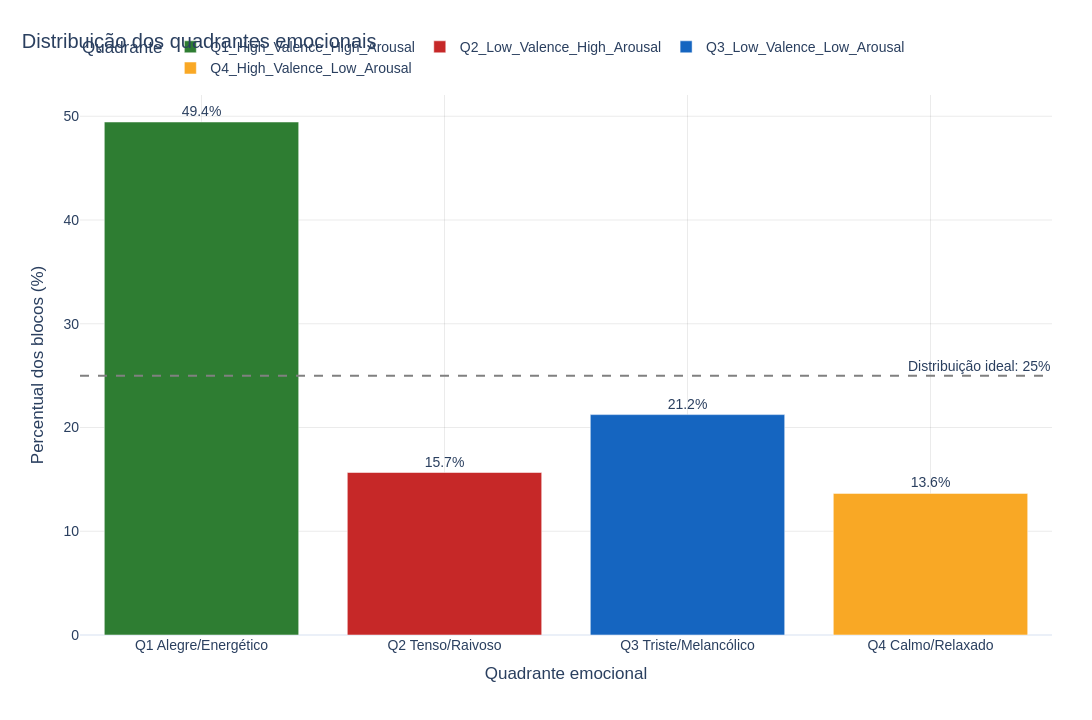
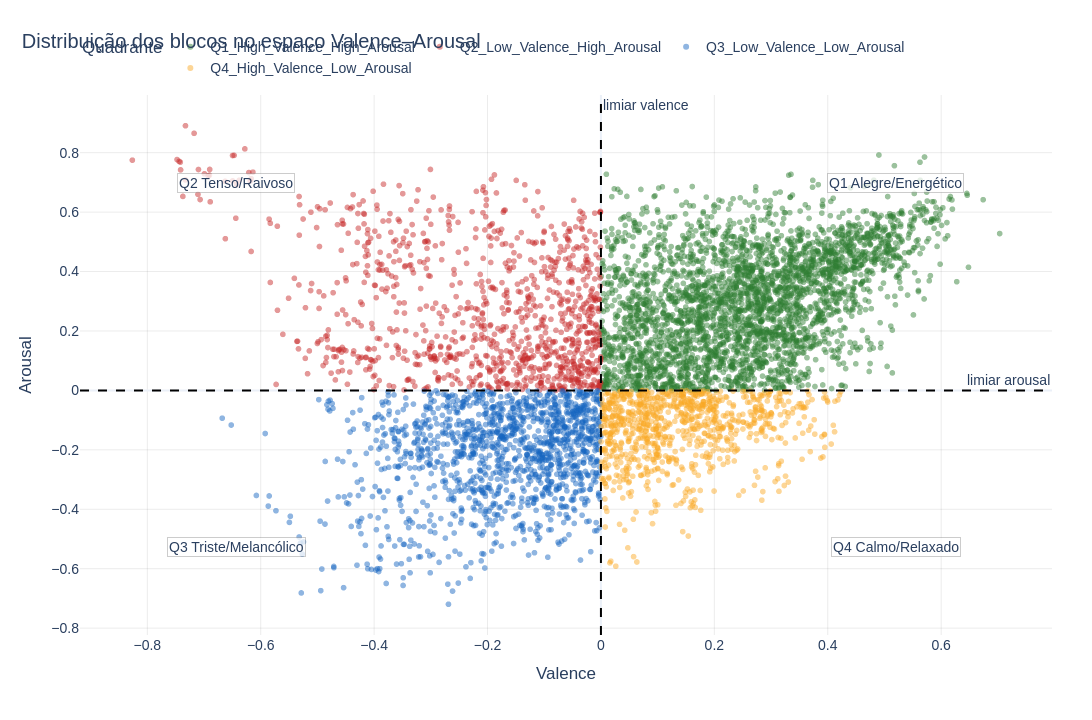
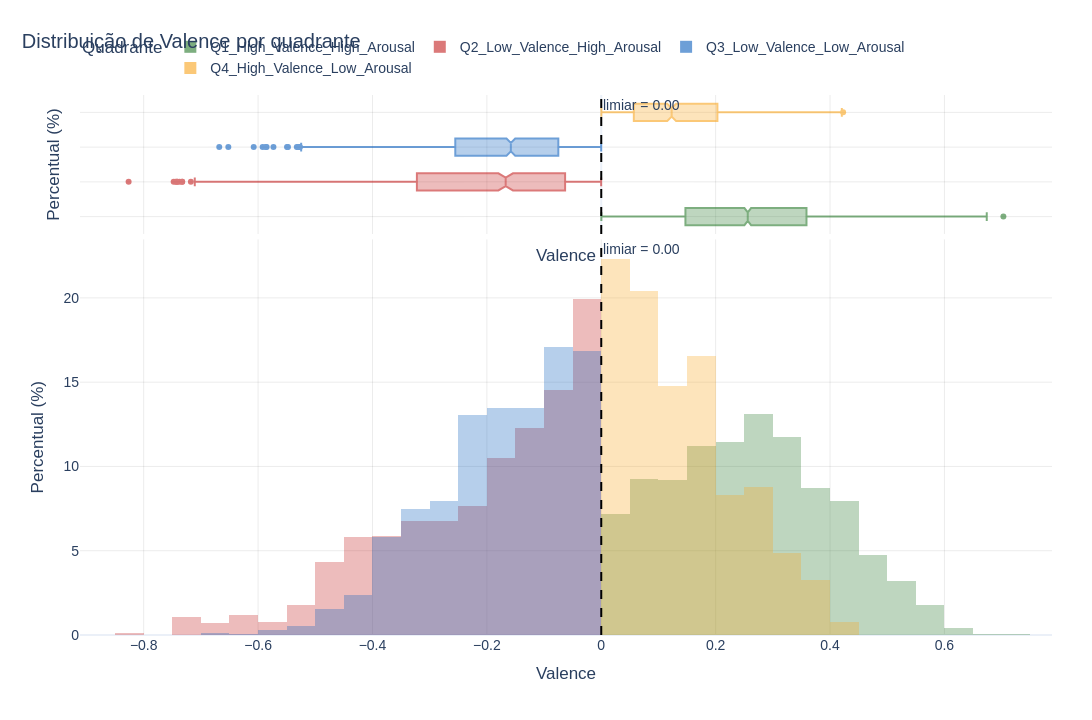

The cell these charts' notebook holds for them, in order:
### Markdown cell above
## 5.1 Gráficos finais para o TCC

Esta seção gera versões mais legíveis dos gráficos principais. A ideia é usar estes arquivos no relatório/TCC: distribuição dos quadrantes, histogramas com limiares, espaço Valence–Arousal com quadrantes identificados e ranking de features com nomes encurtados.

### Code cell
# Versões finais dos gráficos de EDA para relatório/TCC
plot_df = model_df.copy()
plot_df["quadrant_short"] = plot_df[QUADRANT_COL].astype(str).map(short_quadrant_label)
plot_df_sample = safe_sample(plot_df, max_rows=MAX_SAMPLE_FOR_EDA, random_state=RANDOM_STATE)

# 1) Distribuição de classes com percentual e linha de equilíbrio ideal
class_balance_plot = class_balance.copy()
class_balance_plot["quadrant_short"] = class_balance_plot[QUADRANT_COL].map(short_quadrant_label)
class_balance_plot["percent_label"] = class_balance_plot["percent"].map(lambda x: f"{x:.1f}%")
fig = px.bar(
    class_balance_plot,
    x="quadrant_short",
    y="percent",
    text="percent_label",
    color=QUADRANT_COL,
    color_discrete_map=QUADRANT_COLOR_MAP,
    title="Distribuição dos quadrantes emocionais",
)
fig.add_hline(y=25, line_dash="dash", line_color="gray", annotation_text="Distribuição ideal: 25%")
fig.update_traces(textposition="outside", hovertemplate="Quadrante=%{x}<br>Percentual=%{y:.2f}%<extra></extra>")
save_fig(fig, "tcc_01_class_balance_percent", x_title="Quadrante emocional", y_title="Percentual dos blocos (%)", legend_title="Quadrante")

# 2) Espaço VA com divisões e rótulos dos quadrantes
fig = px.scatter(
    plot_df_sample,
    x=VALENCE_COL,
    y=AROUSAL_COL,
    color=QUADRANT_COL,
    color_discrete_map=QUADRANT_COLOR_MAP,
    category_orders={QUADRANT_COL: QUADRANT_ORDER},
    opacity=0.48,
    title="Distribuição dos blocos no espaço Valence–Arousal",
    hover_data=[SONG_ID_COL, QUADRANT_COL],
)
fig.add_vline(x=VALENCE_THRESHOLD, line_dash="dash", line_color="black", annotation_text="limiar valence")
fig.add_hline(y=AROUSAL_THRESHOLD, line_dash="dash", line_color="black", annotation_text="limiar arousal")
# posicionamento aproximado dos rótulos nas quatro regiões
x_min, x_max = plot_df_sample[VALENCE_COL].min(), plot_df_sample[VALENCE_COL].max()
y_min, y_max = plot_df_sample[AROUSAL_COL].min(), plot_df_sample[AROUSAL_COL].max()
x_left = x_min + 0.12 * (x_max - x_min); x_right = x_max - 0.12 * (x_max - x_min)
y_low = y_min + 0.12 * (y_max - y_min); y_high = y_max - 0.12 * (y_max - y_min)
for label, x_pos, y_pos in [
    ("Q1 Alegre/Energético", x_right, y_high),
    ("Q2 Tenso/Raivoso", x_left, y_high),
    ("Q3 Triste/Melancólico", x_left, y_low),
    ("Q4 Calmo/Relaxado", x_right, y_low),
]:
    fig.add_annotation(x=x_pos, y=y_pos, text=label, showarrow=False, bgcolor="rgba(255,255,255,0.75)", bordercolor="rgba(0,0,0,0.2)")
save_fig(fig, "tcc_02_va_space_quadrants", x_title="Valence", y_title="Arousal", legend_title="Quadrante")

# 3) Histogramas com limiares explícitos
for target_col, threshold, pretty_name in [(VALENCE_COL, VALENCE_THRESHOLD, "Valence"), (AROUSAL_COL, AROUSAL_THRESHOLD, "Arousal")]:
    fig = px.histogram(
        plot_df_sample,
        x=target_col,
        color=QUADRANT_COL,
        color_discrete_map=QUADRANT_COLOR_MAP,
        category_orders={QUADRANT_COL: QUADRANT_ORDER},
        nbins=50,
        barmode="overlay",
        marginal="box",
        histnorm="percent",
        title=f"Distribuição de {pretty_name} por quadrante",
    )
    fig.update_traces(opacity=0.62)
    fig.add_vline(x=threshold, line_dash="dash", line_color="black", annotation_text=f"limiar = {threshold:.2f}")
    save_fig(fig, f"tcc_03_hist_{target_col}_threshold", x_title=pretty_name, y_title="Percentual (%)", legend_title="Quadrante")

# 4) Ranking de features com nomes legíveis
rank_plot = feature_ranking.head(25).copy().sort_values("anova_f")
rank_plot["feature_label"] = rank_plot["feature"].map(lambda x: wrap_text(x, width=42))
fig = px.bar(
    rank_plot,
    x="anova_f",
    y="feature_label",
    orientation="h",
    color="categoria_musical",
    title="Top 25 features associadas aos quadrantes (ANOVA F-score)",
    hover_data={"feature": True, "anova_f": ":.3f", "mutual_info": ":.4f", "feature_label": False},
)
save_fig(fig, "tcc_04_top25_features_anova", x_title="ANOVA F-score", y_title="Feature", legend_title="Categoria musical", height=900)

# 5) Distribuição por categoria musical das features úteis
cat_plot = category_summary.sort_values("n_usable", ascending=True).copy()
fig = px.bar(
    cat_plot,
    x="n_usable",
    y="categoria_musical",
    orientation="h",
    text="n_usable",
    title="Quantidade de features úteis por categoria musical",
    hover_data=["n_features", "n_usable"],
)
fig.update_traces(textposition="outside")
save_fig(fig, "tcc_05_feature_category_summary", x_title="Número de features úteis", y_title="Categoria musical", height=650)

### Figure 1 — Plotly figure (JSON) as saved in the notebook; plotly's stock layout.template omitted (floating-point values rounded to 4 significant figures)
{"data": [{"hovertemplate": "Quadrante=%{x}<br>Percentual=%{y:.2f}%<extra></extra>", "legendgroup": "Q1_High_Valence_High_Arousal", "marker": {"color": "#2E7D32", "pattern": {"shape": ""}}, "name": "Q1_High_Valence_High_Arousal", "orientation": "v", "showlegend": true, "text": ["49.4%"], "textposition": "outside", "type": "bar", "x": ["Q1 Alegre/Energético"], "xaxis": "x", "y": [49.45], "yaxis": "y"}, {"hovertemplate": "Quadrante=%{x}<br>Percentual=%{y:.2f}%<extra></extra>", "legendgroup": "Q2_Low_Valence_High_Arousal", "marker": {"color": "#C62828", "pattern": {"shape": ""}}, "name": "Q2_Low_Valence_High_Arousal", "orientation": "v", "showlegend": true, "text": ["15.7%"], "textposition": "outside", "type": "bar", "x": ["Q2 Tenso/Raivoso"], "xaxis": "x", "y": [15.66], "yaxis": "y"}, {"hovertemplate": "Quadrante=%{x}<br>Percentual=%{y:.2f}%<extra></extra>", "legendgroup": "Q3_Low_Valence_Low_Arousal", "marker": {"color": "#1565C0", "pattern": {"shape": ""}}, "name": "Q3_Low_Valence_Low_Arousal", "orientation": "v", "showlegend": true, "text": ["21.2%"], "textposition": "outside", "type": "bar", "x": ["Q3 Triste/Melancólico"], "xaxis": "x", "y": [21.24], "yaxis": "y"}, {"hovertemplate": "Quadrante=%{x}<br>Percentual=%{y:.2f}%<extra></extra>", "legendgroup": "Q4_High_Valence_Low_Arousal", "marker": {"color": "#F9A825", "pattern": {"shape": ""}}, "name": "Q4_High_Valence_Low_Arousal", "orientation": "v", "showlegend": true, "text": ["13.6%"], "textposition": "outside", "type": "bar", "x": ["Q4 Calmo/Relaxado"], "xaxis": "x", "y": [13.65], "yaxis": "y"}], "layout": {"annotations": [{"showarrow": false, "text": "Distribuição ideal: 25%", "x": 1, "xanchor": "right", "xref": "x domain", "y": 25, "yanchor": "bottom", "yref": "y"}], "barmode": "relative", "font": {"family": "Arial", "size": 14}, "height": 720, "legend": {"orientation": "h", "title": {"text": "Quadrante"}, "tracegroupgap": 0, "x": 0, "xanchor": "left", "y": 1.02, "yanchor": "bottom"}, "margin": {"b": 85, "l": 80, "r": 40, "t": 95}, "shapes": [{"line": {"color": "gray", "dash": "dash"}, "type": "line", "x0": 0, "x1": 1, "xref": "x domain", "y0": 25, "y1": 25, "yref": "y"}], "title": {"text": "Distribuição dos quadrantes emocionais", "x": 0.02, "xanchor": "left"}, "width": 1200, "xaxis": {"anchor": "y", "domain": [0, 1], "gridcolor": "rgba(0,0,0,0.08)", "showgrid": true, "title": {"text": "Quadrante emocional"}}, "yaxis": {"anchor": "x", "domain": [0, 1], "gridcolor": "rgba(0,0,0,0.08)", "showgrid": true, "title": {"text": "Percentual dos blocos (%)"}}}}

### Figure 2 — Plotly figure (JSON) as saved in the notebook; plotly's stock layout.template omitted (floating-point values rounded to 4 significant figures; data arrays with more than 128 entries replaced by an {"elided": "..."} marker saying what was removed)
{"data": [{"customdata": {"elided": "3217x2 str values"}, "hovertemplate": "quadrant_label=%{customdata[1]}<br>valence=%{x}<br>arousal=%{y}<br>song_id=%{customdata[0]}<extra></extra>", "legendgroup": "Q1_High_Valence_High_Arousal", "marker": {"color": "#2E7D32", "opacity": 0.48, "symbol": "circle"}, "mode": "markers", "name": "Q1_High_Valence_High_Arousal", "showlegend": true, "type": "scattergl", "x": {"elided": "3217 float values"}, "xaxis": "x", "y": {"elided": "3217 float values"}, "yaxis": "y"}, {"customdata": {"elided": "1019x2 str values"}, "hovertemplate": "quadrant_label=%{customdata[1]}<br>valence=%{x}<br>arousal=%{y}<br>song_id=%{customdata[0]}<extra></extra>", "legendgroup": "Q2_Low_Valence_High_Arousal", "marker": {"color": "#C62828", "opacity": 0.48, "symbol": "circle"}, "mode": "markers", "name": "Q2_Low_Valence_High_Arousal", "showlegend": true, "type": "scattergl", "x": {"elided": "1019 float values"}, "xaxis": "x", "y": {"elided": "1019 float values"}, "yaxis": "y"}, {"customdata": {"elided": "1382x2 str values"}, "hovertemplate": "quadrant_label=%{customdata[1]}<br>valence=%{x}<br>arousal=%{y}<br>song_id=%{customdata[0]}<extra></extra>", "legendgroup": "Q3_Low_Valence_Low_Arousal", "marker": {"color": "#1565C0", "opacity": 0.48, "symbol": "circle"}, "mode": "markers", "name": "Q3_Low_Valence_Low_Arousal", "showlegend": true, "type": "scattergl", "x": {"elided": "1382 float values"}, "xaxis": "x", "y": {"elided": "1382 float values"}, "yaxis": "y"}, {"customdata": {"elided": "888x2 str values"}, "hovertemplate": "quadrant_label=%{customdata[1]}<br>valence=%{x}<br>arousal=%{y}<br>song_id=%{customdata[0]}<extra></extra>", "legendgroup": "Q4_High_Valence_Low_Arousal", "marker": {"color": "#F9A825", "opacity": 0.48, "symbol": "circle"}, "mode": "markers", "name": "Q4_High_Valence_Low_Arousal", "showlegend": true, "type": "scattergl", "x": {"elided": "888 float values"}, "xaxis": "x", "y": {"elided": "888 float values"}, "yaxis": "y"}], "layout": {"annotations": [{"showarrow": false, "text": "limiar valence", "x": 0, "xanchor": "left", "xref": "x", "y": 1, "yanchor": "top", "yref": "y domain"}, {"showarrow": false, "text": "limiar arousal", "x": 1, "xanchor": "right", "xref": "x domain", "y": 0, "yanchor": "bottom", "yref": "y"}, {"bgcolor": "rgba(255,255,255,0.75)", "bordercolor": "rgba(0,0,0,0.2)", "showarrow": false, "text": "Q1 Alegre/Energético", "x": 0.5196, "y": 0.6975}, {"bgcolor": "rgba(255,255,255,0.75)", "bordercolor": "rgba(0,0,0,0.2)", "showarrow": false, "text": "Q2 Tenso/Raivoso", "x": -0.6429, "y": 0.6975}, {"bgcolor": "rgba(255,255,255,0.75)", "bordercolor": "rgba(0,0,0,0.2)", "showarrow": false, "text": "Q3 Triste/Melancólico", "x": -0.6429, "y": -0.5264}, {"bgcolor": "rgba(255,255,255,0.75)", "bordercolor": "rgba(0,0,0,0.2)", "showarrow": false, "text": "Q4 Calmo/Relaxado", "x": 0.5196, "y": -0.5264}], "font": {"family": "Arial", "size": 14}, "height": 720, "legend": {"orientation": "h", "title": {"text": "Quadrante"}, "tracegroupgap": 0, "x": 0, "xanchor": "left", "y": 1.02, "yanchor": "bottom"}, "margin": {"b": 85, "l": 80, "r": 40, "t": 95}, "shapes": [{"line": {"color": "black", "dash": "dash"}, "type": "line", "x0": 0, "x1": 0, "xref": "x", "y0": 0, "y1": 1, "yref": "y domain"}, {"line": {"color": "black", "dash": "dash"}, "type": "line", "x0": 0, "x1": 1, "xref": "x domain", "y0": 0, "y1": 0, "yref": "y"}], "title": {"text": "Distribuição dos blocos no espaço Valence–Arousal", "x": 0.02, "xanchor": "left"}, "width": 1200, "xaxis": {"anchor": "y", "domain": [0, 1], "gridcolor": "rgba(0,0,0,0.08)", "showgrid": true, "title": {"text": "Valence"}}, "yaxis": {"anchor": "x", "domain": [0, 1], "gridcolor": "rgba(0,0,0,0.08)", "showgrid": true, "title": {"text": "Arousal"}}}}

### Figure 3 — Plotly figure (JSON) as saved in the notebook; plotly's stock layout.template omitted (floating-point values rounded to 4 significant figures; data arrays with more than 128 entries replaced by an {"elided": "..."} marker saying what was removed)
{"data": [{"bingroup": "x", "histnorm": "percent", "hovertemplate": "quadrant_label=Q1_High_Valence_High_Arousal<br>valence=%{x}<br>percent=%{y}<extra></extra>", "legendgroup": "Q1_High_Valence_High_Arousal", "marker": {"color": "#2E7D32", "opacity": 0.5, "pattern": {"shape": ""}}, "name": "Q1_High_Valence_High_Arousal", "nbinsx": 50, "opacity": 0.62, "orientation": "v", "showlegend": true, "type": "histogram", "x": {"elided": "3217 float values"}, "xaxis": "x", "yaxis": "y"}, {"hovertemplate": "quadrant_label=Q1_High_Valence_High_Arousal<br>valence=%{x}<extra></extra>", "legendgroup": "Q1_High_Valence_High_Arousal", "marker": {"color": "#2E7D32"}, "name": "Q1_High_Valence_High_Arousal", "notched": true, "opacity": 0.62, "showlegend": false, "type": "box", "x": {"elided": "3217 float values"}, "xaxis": "x2", "yaxis": "y2"}, {"bingroup": "x", "histnorm": "percent", "hovertemplate": "quadrant_label=Q2_Low_Valence_High_Arousal<br>valence=%{x}<br>percent=%{y}<extra></extra>", "legendgroup": "Q2_Low_Valence_High_Arousal", "marker": {"color": "#C62828", "opacity": 0.5, "pattern": {"shape": ""}}, "name": "Q2_Low_Valence_High_Arousal", "nbinsx": 50, "opacity": 0.62, "orientation": "v", "showlegend": true, "type": "histogram", "x": {"elided": "1019 float values"}, "xaxis": "x", "yaxis": "y"}, {"hovertemplate": "quadrant_label=Q2_Low_Valence_High_Arousal<br>valence=%{x}<extra></extra>", "legendgroup": "Q2_Low_Valence_High_Arousal", "marker": {"color": "#C62828"}, "name": "Q2_Low_Valence_High_Arousal", "notched": true, "opacity": 0.62, "showlegend": false, "type": "box", "x": {"elided": "1019 float values"}, "xaxis": "x2", "yaxis": "y2"}, {"bingroup": "x", "histnorm": "percent", "hovertemplate": "quadrant_label=Q3_Low_Valence_Low_Arousal<br>valence=%{x}<br>percent=%{y}<extra></extra>", "legendgroup": "Q3_Low_Valence_Low_Arousal", "marker": {"color": "#1565C0", "opacity": 0.5, "pattern": {"shape": ""}}, "name": "Q3_Low_Valence_Low_Arousal", "nbinsx": 50, "opacity": 0.62, "orientation": "v", "showlegend": true, "type": "histogram", "x": {"elided": "1382 float values"}, "xaxis": "x", "yaxis": "y"}, {"hovertemplate": "quadrant_label=Q3_Low_Valence_Low_Arousal<br>valence=%{x}<extra></extra>", "legendgroup": "Q3_Low_Valence_Low_Arousal", "marker": {"color": "#1565C0"}, "name": "Q3_Low_Valence_Low_Arousal", "notched": true, "opacity": 0.62, "showlegend": false, "type": "box", "x": {"elided": "1382 float values"}, "xaxis": "x2", "yaxis": "y2"}, {"bingroup": "x", "histnorm": "percent", "hovertemplate": "quadrant_label=Q4_High_Valence_Low_Arousal<br>valence=%{x}<br>percent=%{y}<extra></extra>", "legendgroup": "Q4_High_Valence_Low_Arousal", "marker": {"color": "#F9A825", "opacity": 0.5, "pattern": {"shape": ""}}, "name": "Q4_High_Valence_Low_Arousal", "nbinsx": 50, "opacity": 0.62, "orientation": "v", "showlegend": true, "type": "histogram", "x": {"elided": "888 float values"}, "xaxis": "x", "yaxis": "y"}, {"hovertemplate": "quadrant_label=Q4_High_Valence_Low_Arousal<br>valence=%{x}<extra></extra>", "legendgroup": "Q4_High_Valence_Low_Arousal", "marker": {"color": "#F9A825"}, "name": "Q4_High_Valence_Low_Arousal", "notched": true, "opacity": 0.62, "showlegend": false, "type": "box", "x": {"elided": "888 float values"}, "xaxis": "x2", "yaxis": "y2"}], "layout": {"annotations": [{"showarrow": false, "text": "limiar = 0.00", "x": 0, "xanchor": "left", "xref": "x", "y": 1, "yanchor": "top", "yref": "y domain"}, {"showarrow": false, "text": "limiar = 0.00", "x": 0, "xanchor": "left", "xref": "x2", "y": 1, "yanchor": "top", "yref": "y2 domain"}], "barmode": "overlay", "font": {"family": "Arial", "size": 14}, "height": 720, "legend": {"orientation": "h", "title": {"text": "Quadrante"}, "tracegroupgap": 0, "x": 0, "xanchor": "left", "y": 1.02, "yanchor": "bottom"}, "margin": {"b": 85, "l": 80, "r": 40, "t": 95}, "shapes": [{"line": {"color": "black", "dash": "dash"}, "type": "line", "x0": 0, "x1": 0, "xref": "x", "y0": 0, "y1": 1, "yref": "y domain"}, {"line": {"color": "black", "dash": "dash"}, "type": "line", "x0": 0, "x1": 0, "xref": "x2", "y0": 0, "y1": 1, "yref": "y2 domain"}], "title": {"text": "Distribuição de Valence por quadrante", "x": 0.02, "xanchor": "left"}, "width": 1200, "xaxis": {"anchor": "y", "domain": [0, 1], "gridcolor": "rgba(0,0,0,0.08)", "showgrid": true, "title": {"text": "Valence"}}, "xaxis2": {"anchor": "y2", "domain": [0, 1], "gridcolor": "rgba(0,0,0,0.08)", "matches": "x", "showgrid": true, "showticklabels": false, "title": {"text": "Valence"}}, "yaxis": {"anchor": "x", "domain": [0, 0.7326], "gridcolor": "rgba(0,0,0,0.08)", "showgrid": true, "title": {"text": "Percentual (%)"}}, "yaxis2": {"anchor": "x2", "domain": [0.7426, 1], "gridcolor": "rgba(0,0,0,0.08)", "matches": "y2", "showgrid": true, "showline": false, "showticklabels": false, "ticks": "", "title": {"text": "Percentual (%)"}}}}
